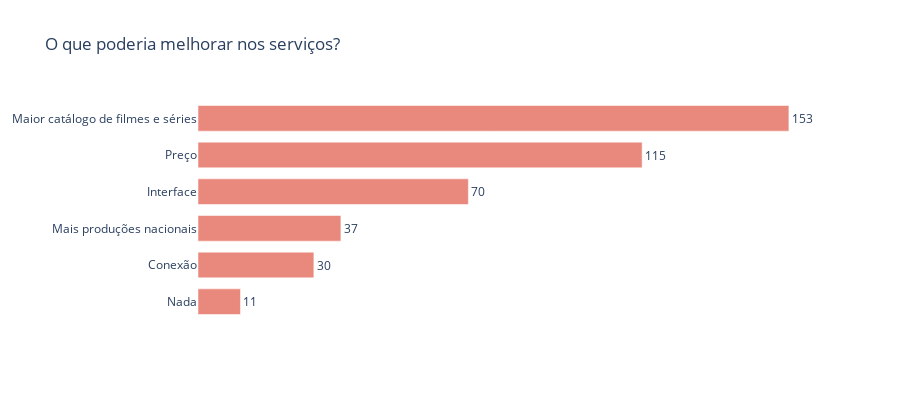

Source (notebook cell):
### Markdown cell above
Sabendo quais serviços os entrevistados são consumidores, o que poderia melhorar neles?

### Code cell
fig = go.Figure(go.Bar(y=list(count_melhorias.keys())[-6:], x=list(count_melhorias.values())[-6:], 
                       orientation="h", name="",
                       text=list(count_melhorias.values())[-6:], textposition="outside",
                       marker_color="#E9897E"))
fig.update_layout(template="plotly_white",
                title="O que poderia melhorar nos serviços?", 
                yaxis={"showgrid": False,},
                xaxis={"showgrid": False,
                       "visible": False},
                width=900,
                height=400,
                )
fig.update_traces(width=0.7)
fig.show()

### Figure 1 — Plotly figure (JSON) as saved in the notebook; plotly's stock layout.template omitted (floating-point values rounded to 4 significant figures)
{"data": [{"marker": {"color": "#E9897E"}, "name": "", "orientation": "h", "text": ["11", "30", "37", "70", "115", "153"], "textposition": "outside", "type": "bar", "width": 0.7, "x": [11, 30, 37, 70, 115, 153], "y": ["Nada", "Conexão", "Mais produções nacionais", "Interface", "Preço", "Maior catálogo de filmes e séries"]}], "layout": {"height": 400, "title": {"text": "O que poderia melhorar nos serviços?"}, "width": 900, "xaxis": {"showgrid": false, "visible": false}, "yaxis": {"showgrid": false}}}
